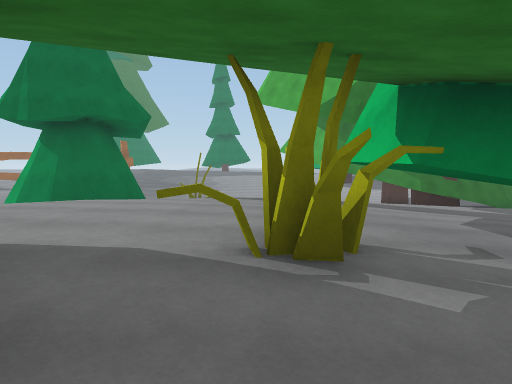
View 1 (above)

16 first-person views from a walk through a Unity game level. The camera is 1.5 m above the floor, tilts 4° down and sees 70° across. The floor is counted in squares, 2 m on a side. Each view is taken from the middle of a square. On the plan, view 1 faces up. The plan holds only what a view shows up to about 11 squares ahead; the rest is blank. The place goes on beyond the plan. The player is left out.

View 2
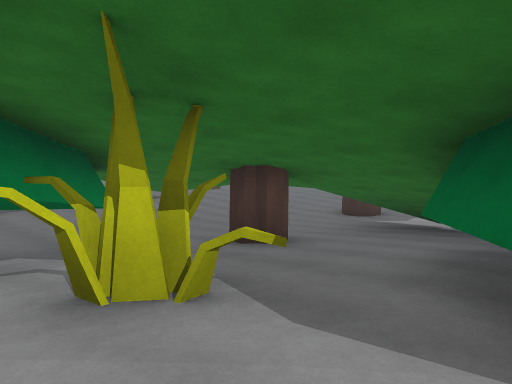

View 3
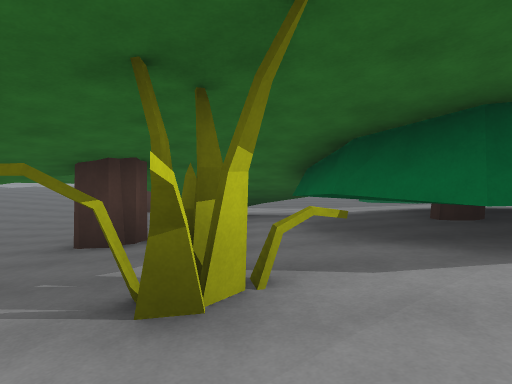

View 4
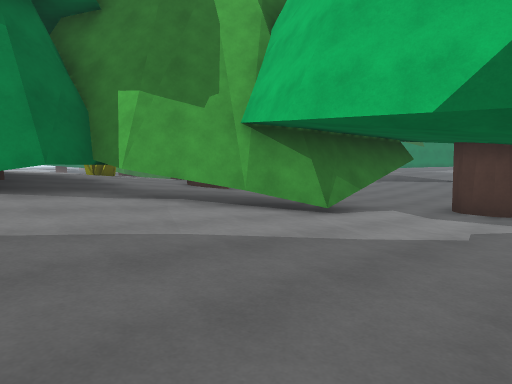

View 5
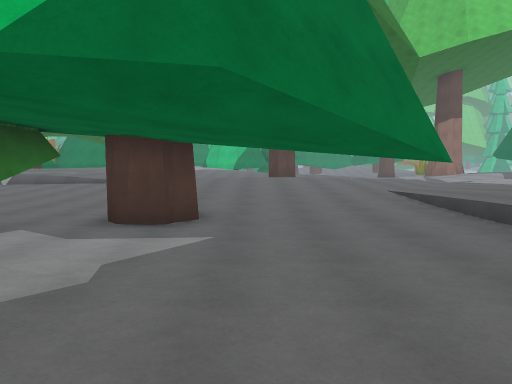

View 6
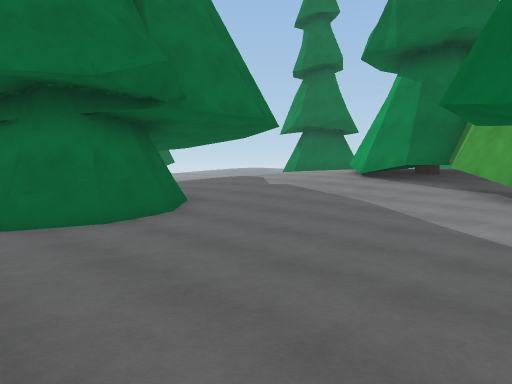

View 7
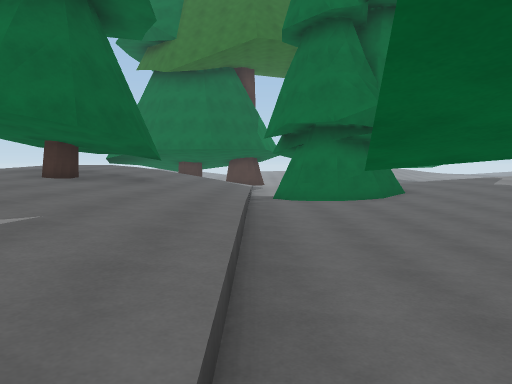

View 8
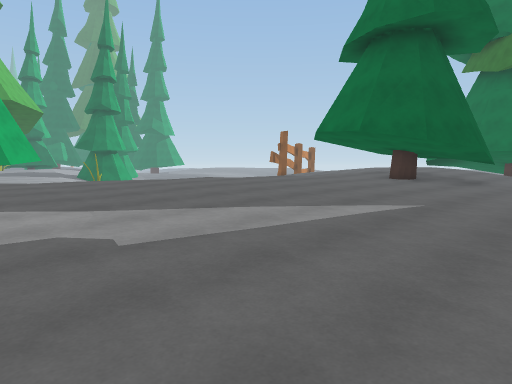

View 9
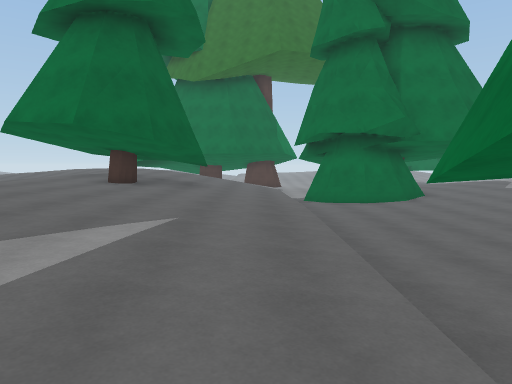

View 10
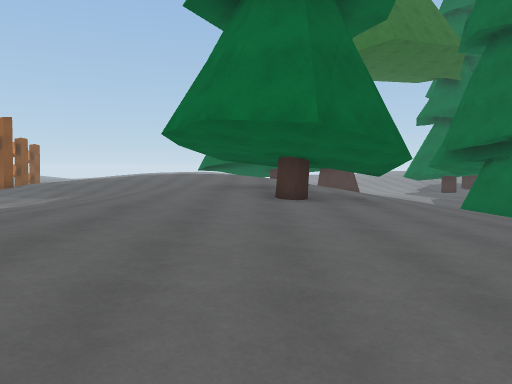

View 11
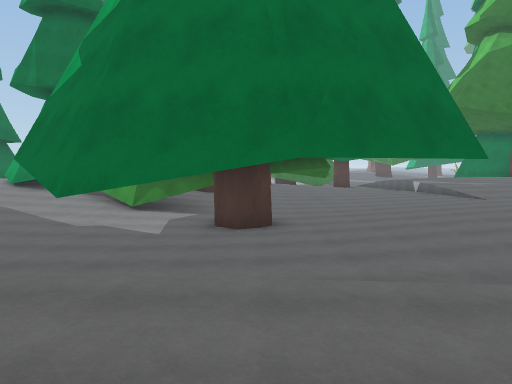

View 12
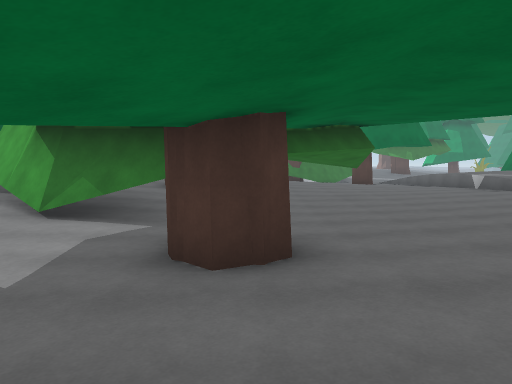

View 13
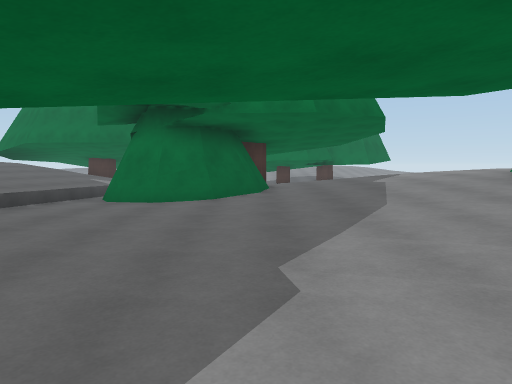

View 14
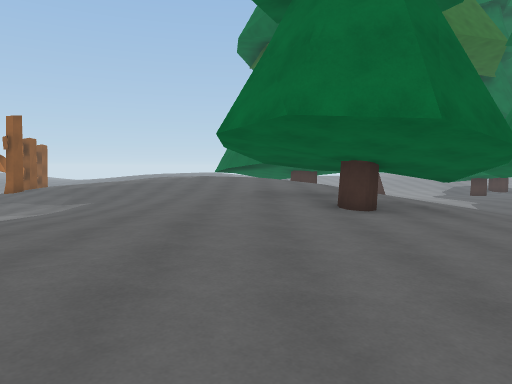

View 15
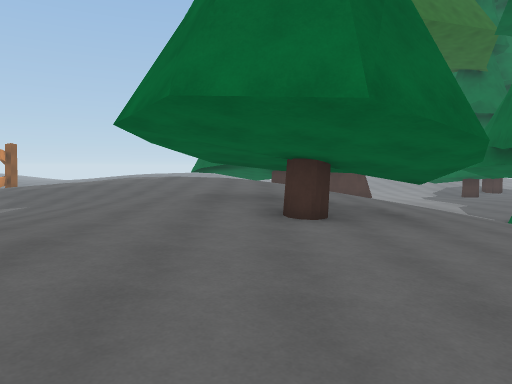

View 16
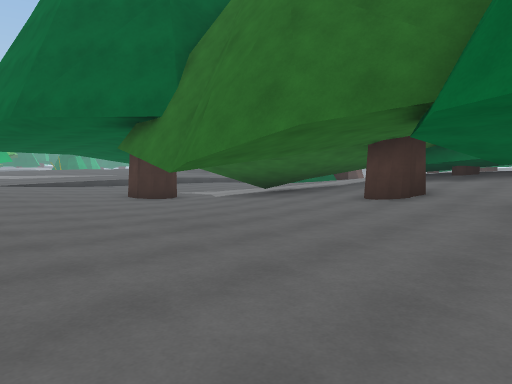

### Floor plan
Key: @ floor where view 1 was taken; # wall or solid block; . main floor; : floor 0.25 m higher than the main floor; - floor 0.25 m lower than the main floor; + floor 0.5 m higher than the main floor; _ floor 0.5 m lower than the main floor; * floor 0.75 m higher than the main floor; % floor 1 m higher than the main floor; & floor 1.25 m higher than the main floor; $ floor 1.5 m higher than the main floor; / step, stairs or slope; T thing the floor can be seen under or through; O other object.
Columns run from 9 left of view 1 to 9 right of it. Each row starts with its distance up from view 1.
 11   O ##         __
 10   O##O      ..--_
  9     O       ...-
  8             :..-
  7         ** +:..
  6       %%%* +::
  5       %%%* #
  4       %%%%*#
  3        %%OO## ....-
  2        O%*++# .....
  1        OO++:.......
  0       OOO@:#...-#..
 -1    %O#OOO#:..--#-..
 -2    **OOO####------.
 -3   ***++:#TTT--_---.
 -4   ++++:..TTTT__--..
 -5  :::::...---___--..
 -6  .......---__#_-...
 -7   #OO.----___#--..:
 -8     #/---____--...:
 -9 __OO#O----__---...:
-10 ___OO_-----#--...::
-11   /////////////...:
-12  :::::::+++::::...:
-13  +++++++++++++::...
-14  ***OO#***+++++:::.
-15  %%%OO#*****++++ ::
-16 &&%%O##%%%***+++
-17 $&&&&#%%%%%%**++
-18 $&&%%%%%%%%%****
-19 &%%%***%%%%%%***

Positions as (right, up) in squares from view 1, and headings:
1: (0, 0), facing up
2: (-2, 4), facing down-right
3: (0, 5), facing down
4: (-4, -8), facing up-right
5: (-2, -8), facing right
6: (1, -11), facing up-left
7: (5, -11), facing left
8: (7, -11), facing down-left
9: (6, -12), facing left
10: (4, -16), facing left
11: (4, -14), facing up
12: (4, -10), facing up
13: (3, -7), facing left
14: (3, -17), facing left
15: (2, -16), facing left
16: (9, 3), facing down-left
